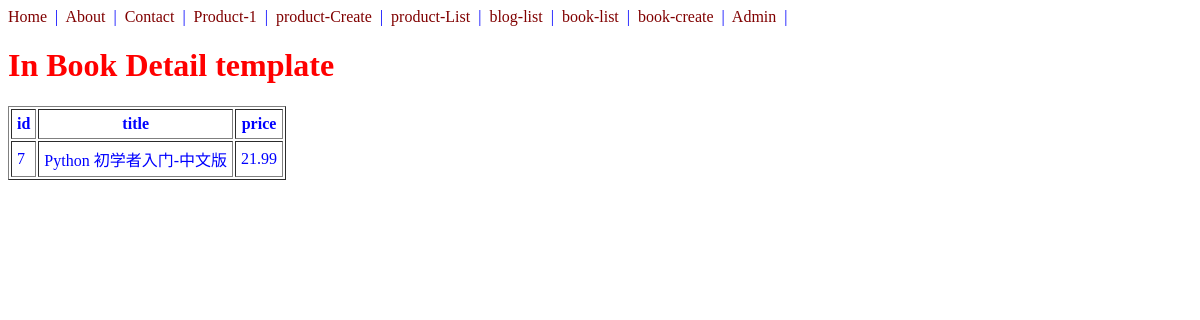
Page /books/7/ on the earlier database version.
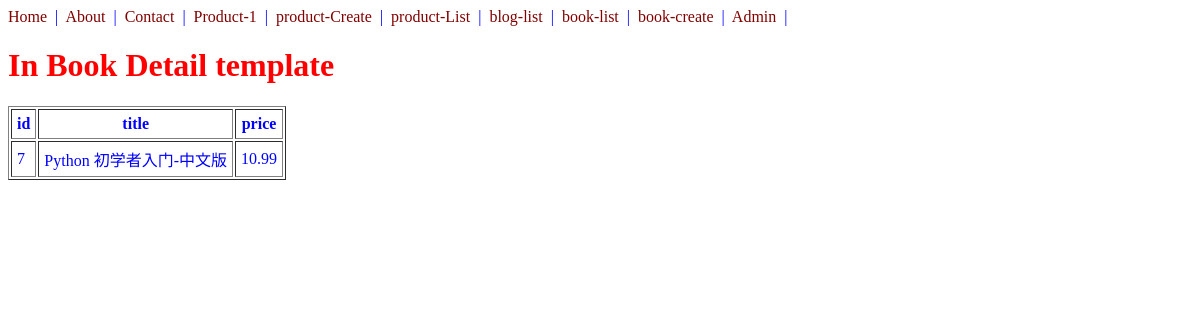
Same page on the later database version.
### books/models.py (models this page shows, shortened)
class Book(models.Model):
    title = models.CharField(max_length=100)
    description = models.TextField(null=True)
    price = models.DecimalField(max_digits=10, decimal_places=2)

### books/views.py (the view)
# urls.py: path('<int:id>/',BookDetailView.as_view(), name='book-detail'),
class BookDetailView(View):
    template_name = 'books/book_detail.html' # override default template file name
    def get(self, request, id=None, *args, **kwargs):
        context = {}
        if id is not None:
            obj = get_object_or_404(Book, id=id)
            context["object"]=obj
        return render(request, self.template_name, context)

### books/templates/books/book_detail.html
{% extends 'base.html' %}
{% block content %}
<h1>In Book Detail template</h1>
<table border="1" cellpadding="5" cellspacing="2">
    <tr>
        <th>id</th>
        <th>title</th>
        <th>price</th>
    </tr>
    <tr>
        <td>{{object.id}}</td>
        <td>{{object.title}}</td>
        <td>{{object.price}}</td>
    </tr>
</table>
{% endblock %}

Differences in the rows shown:
changed Book "Python 初学者入门-中文版": price "21.99" → "10.99"
